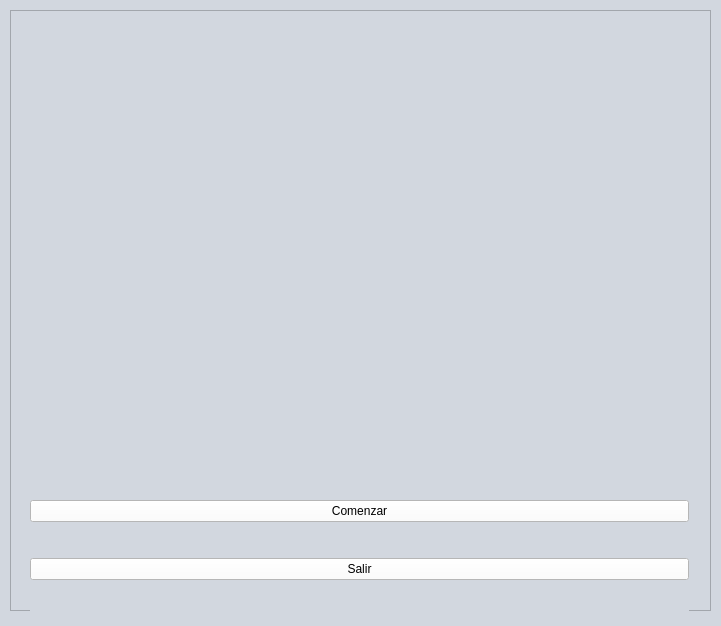
<?xml version="1.0" encoding="UTF-8"?>
<ui version="4.0">
 <class>Form</class>
 <widget class="QWidget" name="Form">
  <property name="geometry">
   <rect>
    <x>0</x>
    <y>0</y>
    <width>721</width>
    <height>626</height>
   </rect>
  </property>
  <property name="minimumSize">
   <size>
    <width>721</width>
    <height>626</height>
   </size>
  </property>
  <property name="maximumSize">
   <size>
    <width>721</width>
    <height>626</height>
   </size>
  </property>
  <property name="windowTitle">
   <string>Form</string>
  </property>
  <property name="styleSheet">
   <string notr="true">background-color: rgb(210, 215, 223);
font: 28pt &quot;MS Shell Dlg 2&quot;;</string>
  </property>
  <widget class="QFrame" name="frame">
   <property name="geometry">
    <rect>
     <x>10</x>
     <y>10</y>
     <width>701</width>
     <height>601</height>
    </rect>
   </property>
   <property name="styleSheet">
    <string notr="true"/>
   </property>
   <property name="frameShape">
    <enum>QFrame::StyledPanel</enum>
   </property>
   <property name="frameShadow">
    <enum>QFrame::Raised</enum>
   </property>
   <widget class="QWidget" name="layoutWidget">
    <property name="geometry">
     <rect>
      <x>20</x>
      <y>460</y>
      <width>659</width>
      <height>141</height>
     </rect>
    </property>
    <layout class="QVBoxLayout" name="buttons">
     <item>
      <widget class="QPushButton" name="start">
       <property name="styleSheet">
        <string notr="true">background-color: rgb(255, 255, 255);</string>
       </property>
       <property name="text">
        <string>Comenzar</string>
       </property>
       <property name="autoExclusive">
        <bool>false</bool>
       </property>
       <property name="flat">
        <bool>false</bool>
       </property>
      </widget>
     </item>
     <item>
      <widget class="QPushButton" name="exit">
       <property name="styleSheet">
        <string notr="true">background-color:rgb(255, 255, 255)</string>
       </property>
       <property name="text">
        <string>Salir</string>
       </property>
      </widget>
     </item>
    </layout>
   </widget>
   <widget class="QLabel" name="logo">
    <property name="geometry">
     <rect>
      <x>160</x>
      <y>70</y>
      <width>351</width>
      <height>331</height>
     </rect>
    </property>
    <property name="text">
     <string/>
    </property>
    <property name="pixmap">
     <pixmap>../../../../../../../../Downloads/552be892e7d94d549e65871650a686b2 (1).png</pixmap>
    </property>
    <property name="scaledContents">
     <bool>true</bool>
    </property>
    <property name="alignment">
     <set>Qt::AlignCenter</set>
    </property>
   </widget>
  </widget>
 </widget>
 <resources/>
 <connections/>
</ui>
